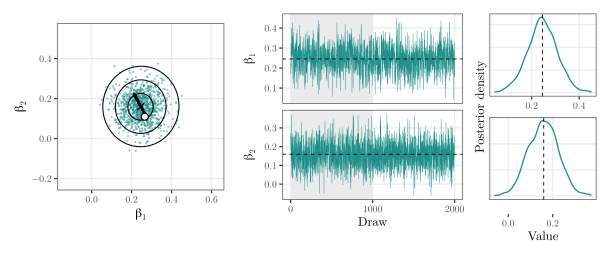

This figure's R source:
# Writes figures/hmc.pdf: the draws of chain 1 of the HMC sampler of the use case in main.tex
# (Section "Hamiltonian Monte Carlo"): its draws and an example leapfrog trajectory in the plane of
# (beta_1, beta_2) over contours of the posterior density, and the trace plots and posterior densities
# of both coefficients, in the style of the other figures of the paper: Latin Modern and shades of teal
# (figures/style.tex). The sampler and the data are those of main.tex, so the posterior means match
# the ones printed there.
#
# Run from the paper directory: `Rscript figures/hmc.R` (or `make figures/hmc.pdf`).
# Needs anvl 0.6.0, the Latin Modern Type 1 fonts of TeX Live, found via kpsewhich, and Ghostscript.
library(anvl)
library(ggplot2)
library(patchwork)

# The sampler of main.tex, unchanged.
potential <- function(beta, X, y) {
  eta <- X %*% t(beta)
  y <- nv_broadcast_to(y, shape(eta))
  loglik <- nv_sum(y * eta - nv_log1p(exp(eta)), axes = 1L)
  logprior <- -nv_sum(beta^2, axes = 2L) / 2
  -(loglik + logprior)
}
grad_potential <- gradient(
  function(beta, X, y) sum(potential(beta, X, y)),
  wrt = "beta"
)
leapfrog <- function(beta, p, X, y, eps, L) {
  init <- list(beta = beta, p = p, grad = grad_potential(beta, X, y)$beta)
  nv_scan(init, steps = L, body = function(s, x) {
    p <- s$p - eps / 2 * s$grad
    beta <- s$beta + eps * p
    grad <- grad_potential(beta, X, y)$beta
    p <- p - eps / 2 * grad
    list(carry = list(beta = beta, p = p, grad = grad), out = NULL)
  })$carry
}
hmc_step <- function(beta, X, y, eps, L) {
  p <- nv_rnorm(shape(beta))
  prop <- leapfrog(beta, p, X, y, eps, L)
  H0 <- potential(beta, X, y) + nv_sum(p^2, axes = 2L) / 2
  H1 <- potential(prop$beta, X, y) + nv_sum(prop$p^2, axes = 2L) / 2
  u <- nv_runif(shape(beta)[1L])
  accept <- log(u) < H0 - H1
  accept <- nv_broadcast_to(accept, shape(beta))
  nv_ifelse(accept, prop$beta, beta)
}
hmc_step_jit <- jit(hmc_step, static = "L")
hmc <- function(beta, X, y, eps, L, n_draws) {
  draws <- vector("list", n_draws)
  for (i in seq_len(n_draws)) {
    beta <- hmc_step_jit(beta, X, y, eps, L)
    draws[[i]] <- beta
  }
  simplify2array(lapply(draws, as_array))
}

# The random draws of main.tex up to the use case: the seed right after loading anvl and the draw of
# three normal variates in the section on arrays, at the default float of that point (f32).
nv_set_seed(1L)
invisible(nv_rnorm(3L))
options(anvl.default_dtypes = c(float = "f64", int = "i32"))
n <- 1000; p <- 2
X <- nv_rnorm(c(n, p))
eta <- X %*% nv_rnorm(c(p, 1L), sd = 0.5)
y <- nv_ifelse(nv_runif(c(n, 1L)) < nv_plogis(eta), 1, 0)
Xr <- as_array(X); yr <- as.vector(as_array(y))
K <- 4L; L <- 20L; eps <- 0.5 / sqrt(n); n_draws <- 2000L
beta0 <- nv_array(matrix(0, K, p))
draws <- hmc(beta0, X, y, eps = eps, L = L, n_draws = n_draws) # chain x coefficient x draw
mle <- unname(coef(glm(yr ~ Xr - 1, family = binomial)))

# The posterior means printed in main.tex.
stopifnot(isTRUE(all.equal(
  unname(apply(draws[, , 1001:2000], 2, mean)), c(0.2453013, 0.1593219), tolerance = 1e-6
)))

# An example leapfrog trajectory: the same integrator, returning the position after every step,
# started at a draw of chain 1 from the second half with a random momentum.
leapfrog_path <- jit(function(beta, p, X, y, eps, L) {
  init <- list(beta = beta, p = p, grad = grad_potential(beta, X, y)$beta)
  nv_scan(init, steps = L, body = function(s, x) {
    p <- s$p - eps / 2 * s$grad
    beta <- s$beta + eps * p
    grad <- grad_potential(beta, X, y)$beta
    p <- p - eps / 2 * grad
    list(carry = list(beta = beta, p = p, grad = grad), out = beta)
  })$out
}, static = "L")
start <- draws[1L, , 1500L]
nv_set_seed(3L)
momentum <- nv_rnorm(c(K, p))
path <- as_array(leapfrog_path(nv_array(matrix(start, K, p, byrow = TRUE)), momentum, X, y, eps, L))
traj <- data.frame(b1 = c(start[1L], path[, 1L, 1L]), b2 = c(start[2L], path[, 1L, 2L]))

warmup <- n_draws / 2
chain_df <- function(idx) {
  do.call(rbind, lapply(seq_len(K), function(k) data.frame(
    chain = factor(k, levels = seq_len(K)), draw = idx,
    b1 = draws[k, 1L, idx], b2 = draws[k, 2L, idx]
  )))
}
early <- do.call(rbind, lapply(seq_len(K), function(k) data.frame(
  chain = factor(k, levels = seq_len(K)), b1 = c(0, draws[k, 1L, 1:8]), b2 = c(0, draws[k, 2L, 1:8])
)))
late <- chain_df((warmup + 1):n_draws)
long <- rbind(
  transform(chain_df(seq_len(n_draws))[, c("chain", "draw")], coef = "beta[1]", value = as.vector(t(draws[, 1L, ]))),
  transform(chain_df(seq_len(n_draws))[, c("chain", "draw")], coef = "beta[2]", value = as.vector(t(draws[, 2L, ])))
)
mle_df <- data.frame(coef = c("beta[1]", "beta[2]"), value = mle)
# The figure shows chain 1; the other chains look alike.
late <- late[late$chain == "1", ]
long <- long[long$chain == "1", ]

# Contours of the posterior density at the levels of 1, 2, and 3 standard deviations of a normal
# approximation, on a grid around the posterior mode.
log_post <- function(b1, b2) {
  eta <- Xr %*% rbind(b1, b2)
  colSums(yr * eta - log1p(exp(eta))) - (b1^2 + b2^2) / 2
}
mode <- optim(mle, function(b) -log_post(b[1L], b[2L]), method = "BFGS")$par
grid <- expand.grid(b1 = mode[1L] + seq(-0.45, 0.45, length.out = 151),
  b2 = mode[2L] + seq(-0.45, 0.45, length.out = 151))
grid$lp <- log_post(grid$b1, grid$b2)
grid$lp <- grid$lp - max(grid$lp)

# Fonts and colors of the other figures (figures/runtime.R, benchmarks/plots.R).
kpse <- function(file) system2("kpsewhich", file, stdout = TRUE)
afm <- vapply(c("lmr10.afm", "lmbx10.afm", "lmri10.afm", "lmbxi10.afm"), kpse, character(1L))
grDevices::pdfFonts(LM = grDevices::Type1Font("LM", afm))
accent <- "#21908c"

hmc_theme <- theme_bw(base_size = 9, base_family = "LM") +
  theme(strip.background = element_blank(), strip.text = element_text(size = 9),
    panel.grid.minor = element_blank(), legend.position = "bottom",
    legend.key.width = unit(14, "pt"), legend.margin = margin(0, 0, 0, 0))

plane <- ggplot() +
  geom_point(aes(b1, b2), data = late, size = 0.2, alpha = 0.4, color = accent) +
  geom_contour(aes(b1, b2, z = lp), data = grid, breaks = c(-4.5, -2, -0.5), color = "black",
    linewidth = 0.35) +
  geom_path(aes(b1, b2), data = traj, linetype = "dashed", linewidth = 0.45) +
  geom_point(aes(b1, b2), data = traj, size = 0.6) +
  annotate("point", x = start[1L], y = start[2L], shape = 21, size = 2, fill = "white", stroke = 0.6) +
  annotate("point", x = mle[1L], y = mle[2L], shape = 4, size = 1.8, stroke = 0.6) +
  coord_fixed(xlim = mode[1L] + c(-0.38, 0.38), ylim = mode[2L] + c(-0.38, 0.38)) +
  labs(x = expression(beta[1]), y = expression(beta[2])) +
  hmc_theme

# The trace plots show the range of the draws after the first 20 transitions; the plane shows the start.
zoom <- long[long$draw > 20L, ]
limits <- lapply(split(zoom$value, zoom$coef), function(v) range(v) + c(-0.15, 0.15) * diff(range(v)))
long$value_zoom <- pmin(pmax(long$value, unlist(lapply(long$coef, function(k) limits[[k]][1L]))),
  unlist(lapply(long$coef, function(k) limits[[k]][2L])))
trace <- ggplot(long, aes(draw, value_zoom)) +
  annotate("rect", xmin = 0, xmax = warmup, ymin = -Inf, ymax = Inf, fill = "grey92") +
  geom_line(linewidth = 0.15, color = accent) +
  geom_hline(aes(yintercept = value), data = mle_df, linetype = "dashed", linewidth = 0.3) +
  facet_wrap(~coef, ncol = 1L, scales = "free_y", labeller = label_parsed, strip.position = "left") +
  scale_x_continuous(breaks = c(0, 1000, 2000)) +
  labs(x = "Draw", y = NULL) +
  hmc_theme +
  theme(strip.placement = "outside")

density <- ggplot(long[long$draw > warmup, ], aes(value)) +
  geom_density(linewidth = 0.45, color = accent) +
  geom_vline(aes(xintercept = value), data = mle_df, linetype = "dashed", linewidth = 0.3) +
  facet_wrap(~coef, ncol = 1L, scales = "free", labeller = label_parsed) +
  scale_x_continuous(breaks = scales::breaks_pretty(n = 3)) +
  labs(x = "Value", y = "Posterior density") +
  hmc_theme +
  theme(axis.text.y = element_blank(), axis.ticks.y = element_blank(), strip.text = element_blank())

plot <- (plane | trace | density) + plot_layout(widths = c(1.25, 1.35, 0.8))

file <- "figures/hmc.pdf"
ggsave(file, plot, device = grDevices::pdf, width = 6.1, height = 2.6, family = "LM")
grDevices::embedFonts(file, fontpaths = dirname(kpse("lmr10.pfb")))
